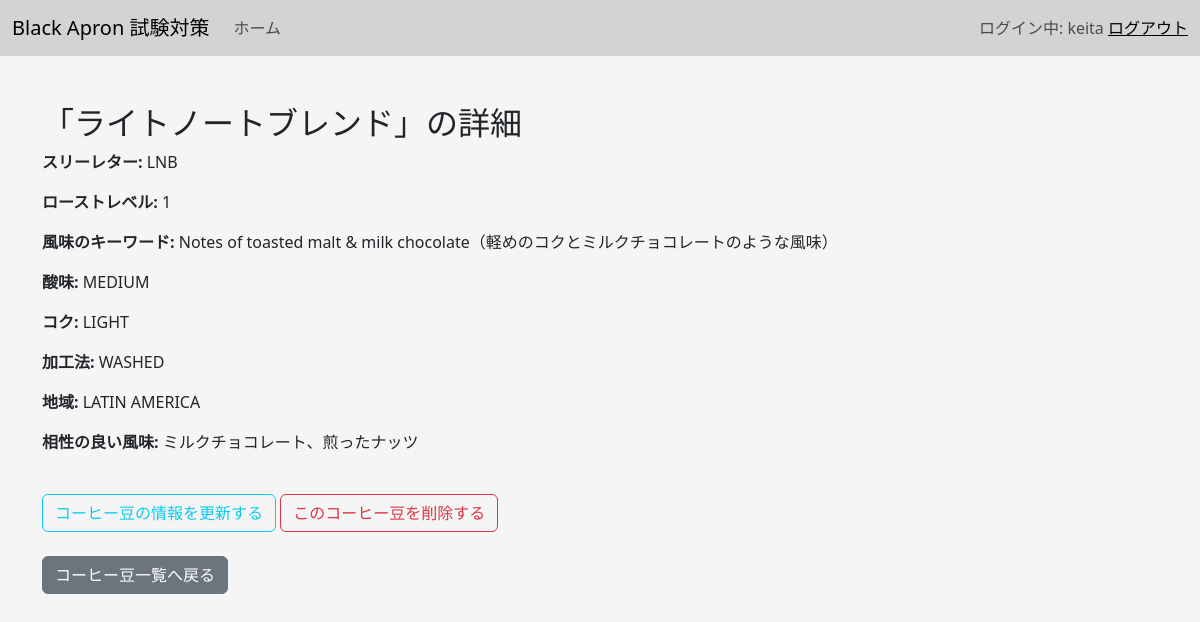
The app's page /ba/bean_detail/1/ (signed in) with its own data.
### ba/models.py (models this page shows, shortened)
class Bean(models.Model):
    name = models.CharField(max_length=20)
    three_letters = models.CharField(max_length=3)
    roast = models.IntegerField()  # ローストレベル
    flavor = models.CharField(max_length=200)   # 風味
    acidity = models.CharField(max_length=100)  # 酸味
    body = models.CharField(max_length=100)     # コク
    processing = models.CharField(max_length=100)   # 加工法
    region = models.CharField(max_length=100)   # 地域
    complementary = models.CharField(max_length=50)    # 相性の良い風味
    is_promotion = models.BooleanField(default=False)  # 期間限定のコーヒー豆かどうか

### ba/views.py (the view)
# urls.py: path('bean_detail/<int:pk>/', ManagerBeanDetailView.as_view(), name='bean_detail'),
class ManagerBeanDetailView(LoginRequiredMixin, DetailView):
    model = Bean
    template_name = 'ba/ba_manager_Bean_detail.html'
    context_object_name = 'bean'
    login_url = '/ba/login_manager/'

### ba/templates/ba/ba_manager_Bean_detail.html (shortened to what this page needs)
{% extends 'base.html' %}
{% block main %}
    <div class="container mt-5">
        <h2>「{{ bean.name }}」の詳細</h2>
        <p><strong>スリーレター:</strong> {{ bean.three_letters }}</p>
        <p><strong>ローストレベル:</strong> {{ bean.roast }}</p>
        <p><strong>風味のキーワード:</strong> {{ bean.flavor }}</p>
        <p><strong>酸味:</strong> {{ bean.acidity }}</p>
        <p><strong>コク:</strong> {{ bean.body }}</p>
        <p><strong>加工法:</strong> {{ bean.processing }}</p>
        <p><strong>地域:</strong> {{ bean.region }}</p>
        <p><strong>相性の良い風味:</strong> {{ bean.complementary }}</p>
        <br>
        <a href="{% url 'ba:update_bean' bean.pk %}" class="btn btn-outline-info">コーヒー豆の情報を更新する</a>
        <a href="{% url 'ba:bean_delete' bean.pk %}" class="btn btn-outline-danger">このコーヒー豆を削除する</a>
        <br><br>
        <a href="{% url 'ba:bean_list' %}" class="btn btn-secondary">コーヒー豆一覧へ戻る</a>
    	<br><br>
    </div>
{% endblock %}

### templates/base.html (shortened to what this page needs)
<!doctype html>
{% load static %}
<html lang='ja'>
<head>
	<link rel="stylesheet" href="https://cdn.jsdelivr.net/npm/bootstrap@5.3.0/dist/css/bootstrap.min.css">
	<link rel="stylesheet" href="{% static 'style.css' %}">
</head>
<body style="background-color: #f5f5f5;">
	<nav class="navbar navbar-expand-lg navbar-light" style="background-color: #d3d3d3;">
	  	<div class="container-fluid">
	    	<a class="navbar-brand" href="#">Black Apron 試験対策</a>
	    	<div class="collapse navbar-collapse" id="navbarNav">
	      		<ul class="navbar-nav me-auto">
	        		<li class="nav-item">
	          			<a class="nav-link" href="{% url 'ba:home' %}">ホーム</a>
	        		</li>
	      		</ul>
	      		<span class="navbar-text">
	        	{% if user.is_authenticated %}
	          		ログイン中: {{ user.username }}
	          		<a href="{% url 'ba:logout' %}">ログアウト</a>
	        	{% else %}
	          		<a href="{% url 'ba:login' %}">ログイン</a>
	        	{% endif %}
	      		</span>
	    	</div>
	  	</div>
	</nav>
	{% block main %}
	{% endblock %}
</body>
</html>

### records on screen
Bean: name "ライトノートブレンド", three_letters "LNB", roast "1", flavor "Notes of toasted malt & milk chocolate（軽めのコクとミルクチョコレートのような風味）", acidity "MEDIUM", body "LIGHT", processing "WASHED", region "LATIN AMERICA", complementary "ミルクチョコレート、煎ったナッツ"

### other values on screen
{{ user.username }} "keita"
